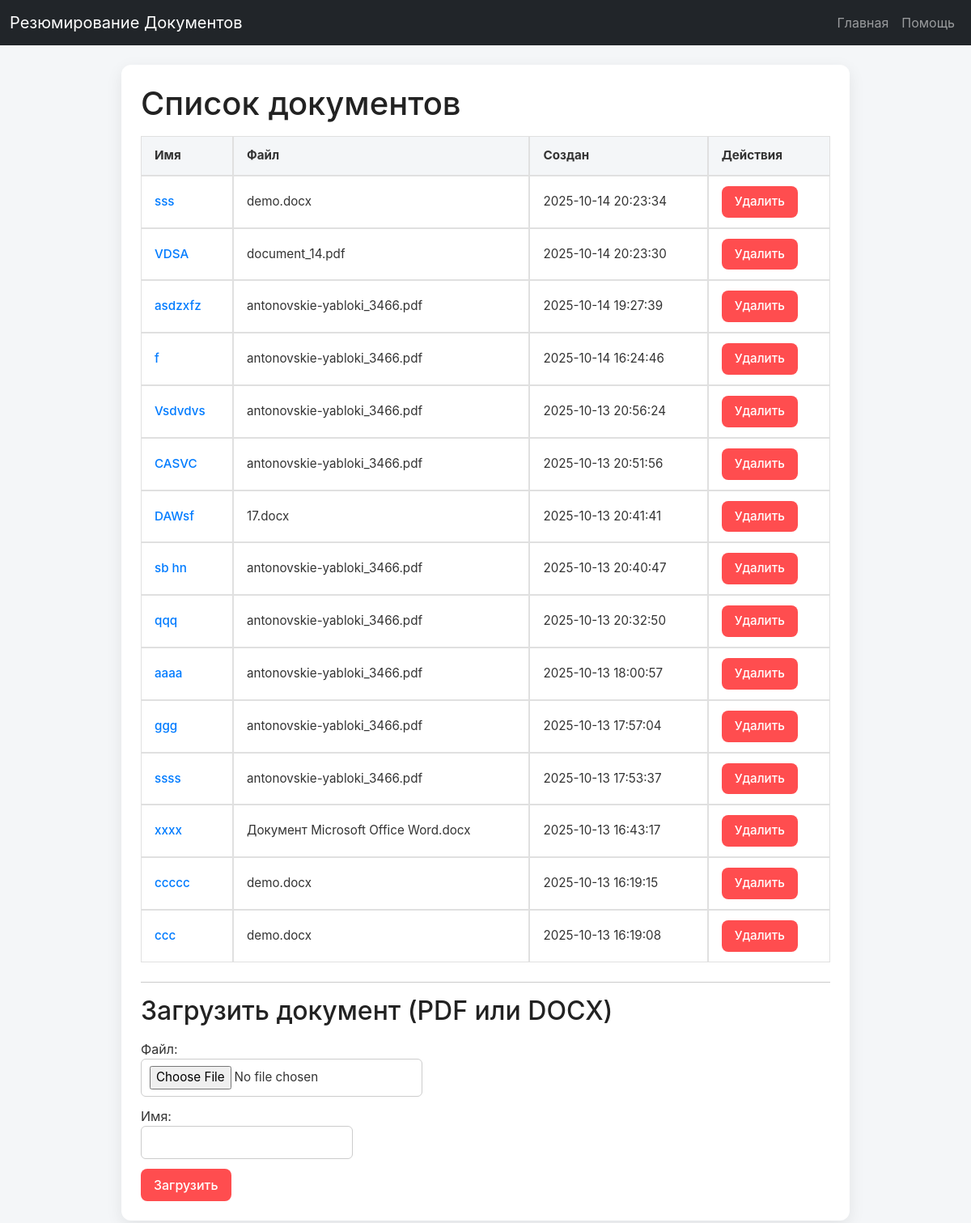
Before: / with the older database file.
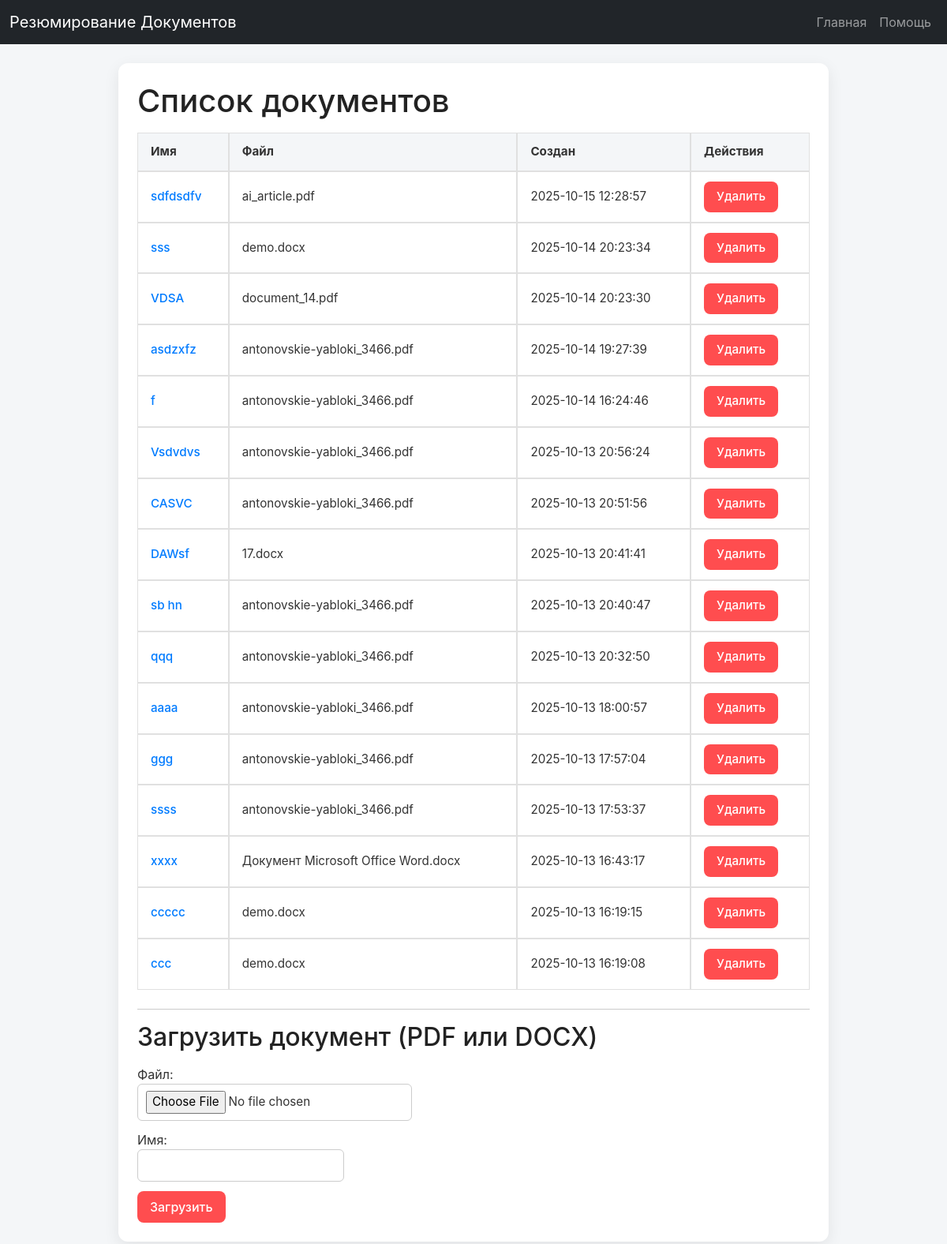
After: the same page with the newer database file.
### models.py (models this page shows)
class TextDocument(Base):
    __tablename__ = "text_documents"
    id = Column(Integer, primary_key=True, autoincrement=True)
    file_name = Column(String, nullable=False)
    name = Column(String, nullable=False, unique=True)
    original_text = Column(String, nullable=False)
    summary_json = Column(JSON, nullable=False)
    created_at = Column(DateTime(timezone=True), server_default=func.now())

### web_routes.py (the view)
@router.get("/", response_class=HTMLResponse)
async def index(request: Request, service: DocumentService = Depends(get_document_service)):
    docs = await service.list_documents_info()
    return request.app.templates.TemplateResponse(
        "index.html",
        {
            "request": request,
            "documents": docs
        }
    )

### templates/index.html (shortened to what this page needs)
{% extends "base.html" %}
{% block content %}
  <h1>Список документов</h1>
  {% if documents %}
    <table class="docs">
      <thead>
        <tr><th>Имя</th><th>Файл</th><th>Создан</th><th>Действия</th></tr>
      </thead>
      <tbody>
      {% for d in documents %}
        <tr>
          <td><a href="/documents/{{ d.id }}">{{ d.name }}</a></td>
          <td>{{ d.file_name }}</td>
          <td>{{ d.created_at or "-" }}</td>
          <td>
            <form action="/documents/{{ d.id }}/delete" method="post" style="display:inline">
              <button type="submit" onclick="return confirm('Удалить {{ d.name }}?')">Удалить</button>
            </form>
          </td>
        </tr>
      {% endfor %}
      </tbody>
    </table>
  {% else %}
    <p>Документов пока нет.</p>
  {% endif %}
  <hr/>
  <h2>Загрузить документ (PDF или DOCX)</h2>
  <form action="/documents/upload" method="post" enctype="multipart/form-data">
    <label>Файл:<br/>
      <input type="file" name="file" accept=".pdf,.docx" required>
    </label>
    <br/>
    <label>Имя:<br/>
      <input type="text" name="name" style="width: 100%" required>
    </label>
    <br/>
    <button type="submit">Загрузить</button>
  </form>
{% endblock %}

### templates/base.html (shortened to what this page needs)
<!DOCTYPE html>
<html lang="ru">
<head>
    <link href="https://cdn.jsdelivr.net/npm/bootstrap@5.3.3/dist/css/bootstrap.min.css" rel="stylesheet">
    <link rel="stylesheet" href="/static/styles.css">
</head>
<body>
<nav class="navbar navbar-expand-lg navbar-dark bg-dark">
    <div class="container-fluid">
        <a class="navbar-brand" href="{{ url_for('index') }}">Резюмирование Документов</a>
        <div class="collapse navbar-collapse" id="navbarNav">
            <ul class="navbar-nav ms-auto">
                <li class="nav-item">
                    <a class="nav-link" href="{{ url_for('index') }}">Главная</a>
                </li>
                <li class="nav-item">
                    <a class="nav-link" href="{{ url_for('help_page') }}">Помощь</a>
                </li>
            </ul>
        </div>
    </div>
</nav>
<div class="container my-4">
    {% block content %}{% endblock %}
</div>
</body>
</html>

### static/styles.css (style rules this page uses)
body { font-family: 'Inter', sans-serif; background: #f4f6f8; color: #333; margin: 0; padding: 0; }
.container { max-width: 900px; margin: 30px auto; background: #fff; padding: 24px; border-radius: 12px; box-shadow: 0 6px 20px rgba(0,0,0,0.08); }
h1, h2, h3, h4 { color: #222; margin-bottom: 16px; }
button, .btn { font-weight: 500; padding: 8px 16px; border-radius: 8px; border: none; cursor: pointer; transition: all 0.2s; text-decoration: none; display: inline-block; text-align: center; }
button { background: linear-gradient(135deg, #4f9cff, #0066ff); color: white; }
button.delete-btn, button[type="submit"] { background: #ff4d4f; color: white; }
.docs { width: 100%; border-collapse: separate; border-spacing: 0; font-size: 0.95rem; margin-bottom: 24px; }
.docs th, .docs td { border: 1px solid #e0e0e0; padding: 12px 16px; text-align: left; transition: background 0.3s; }
.docs th { background: #f4f6f8; }
.docs a { text-decoration: none; color: #007bff; font-weight: 500; }
form { margin-top: 16px; }
input[type="text"], input[type="file"] { width: 100%; padding: 8px 10px; border-radius: 6px; border: 1px solid #ccc; margin-bottom: 12px; font-size: 0.95rem; box-sizing: border-box; }

Changed rows visible on the page:
added TextDocument: name "sdfdsdfv", file_name "ai_article.pdf", created_at "2025-10-15 12:28:57"
